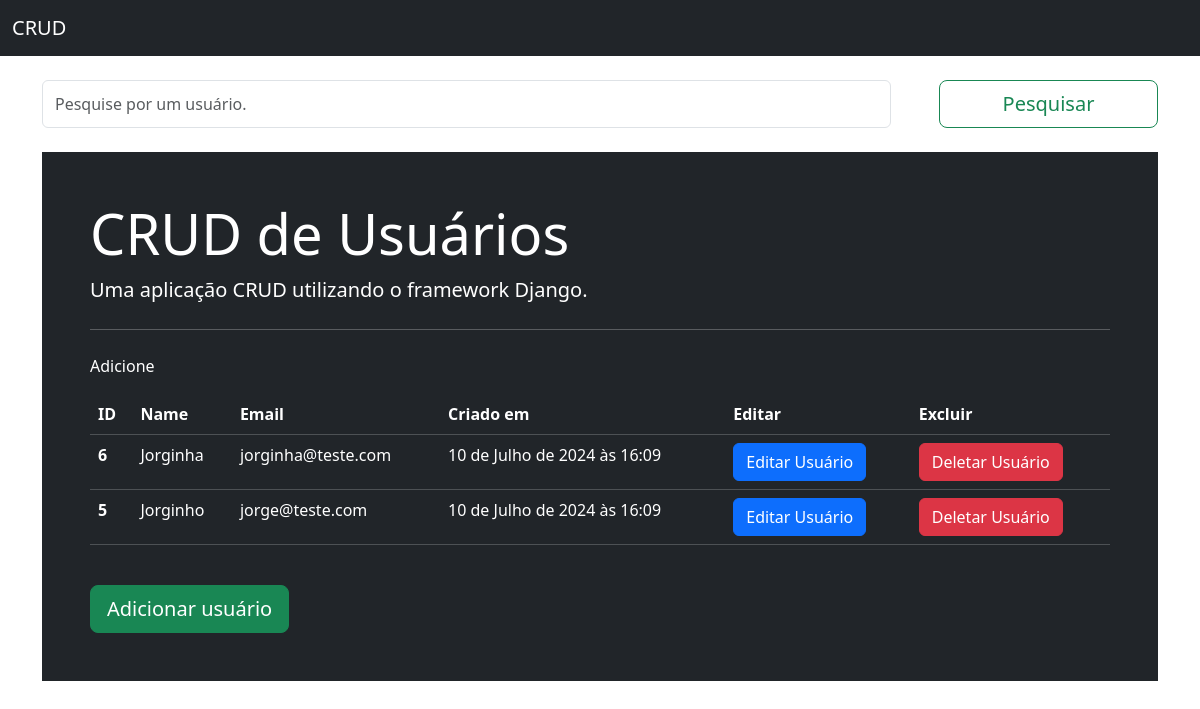
Before: /users/ with the older database file.
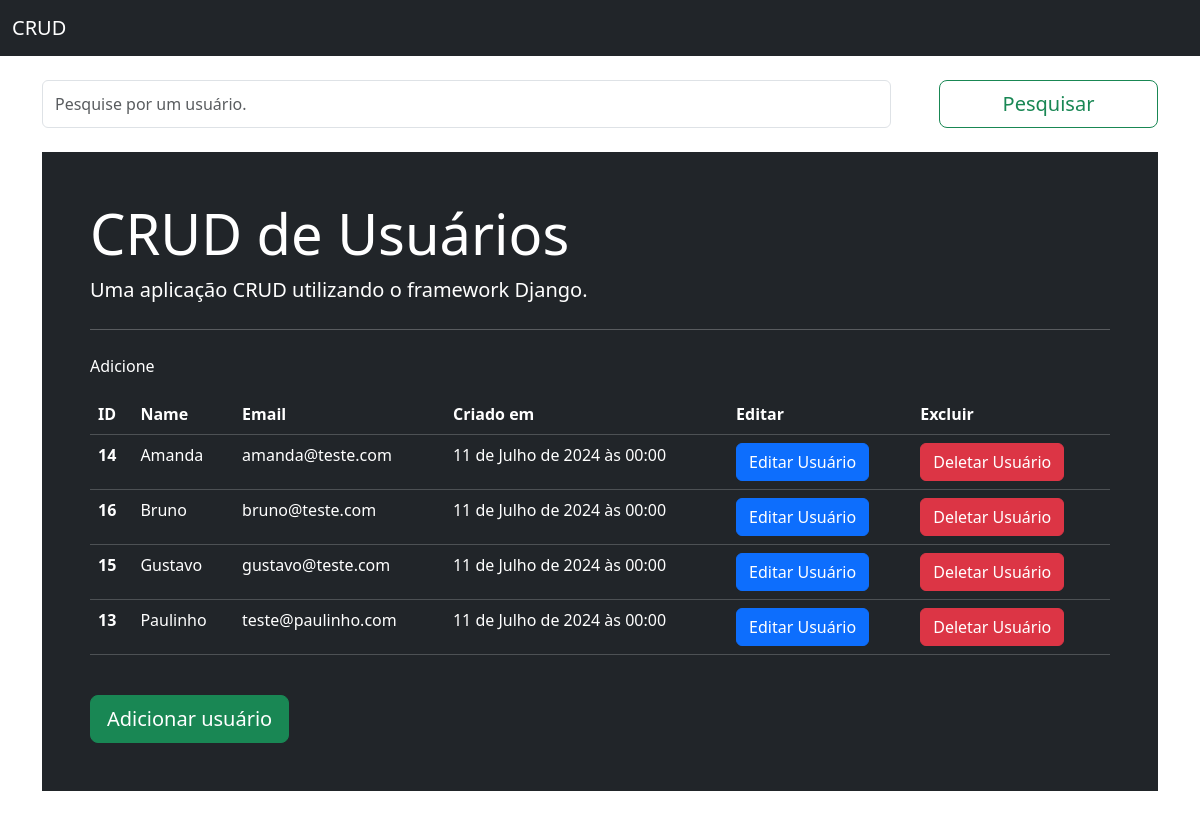
After: the same page with the newer database file.
### user/models.py (models this page shows, shortened)
class User(models.Model):
    name = models.CharField(max_length=200, null=False, blank=False)
    email = models.EmailField(max_length=255, null=False, blank=False)
    password = models.CharField(max_length=255)
    created_at = models.DateTimeField(default=datetime.now)

### user/views.py (the view)
# urls.py: path("", UsersListView.as_view(), name="home"),
class UsersListView(ListView):
    model = User
    template_name = 'users.html'
    context_object_name = 'usuarios'
    def get_queryset(self):
        users = super().get_queryset().order_by('name')
        search = self.request.GET.get('search')
        if search:
            users = users.filter(name__icontains=search)
        return users

### user/templates/users.html (shortened to what this page needs)
{% extends "base.html" %}
{% block content %}
<div class="container">
    <form class="d-flex pt-4" method="GET" action="{% url 'home' %}" role="search">
      <input class="form-control me-5" name="search" type="search" placeholder="Pesquise por um usuário." aria-label="Search">
      <button class="btn btn-outline-success btn-lg w-25" type="submit">Pesquisar</button>
    </form>
    <div class="jumbotron bg-dark p-5 my-4">
        <h1 class="display-4 text-white">CRUD de Usuários</h1>
        <p class="lead text-white">Uma aplicação CRUD utilizando o framework Django.</p>
        <hr class="my-4 text-white">
        <p class="text-white">Adicione</p>
        <table class="table table-dark">
            <thead>
              <tr>
                <th scope="col">ID</th>
                <th scope="col">Name</th>
                <th scope="col">Email</th>
                <th scope="col">Criado em</th>
                <th scope="col">Editar</th>
                <th scope="col">Excluir</th>
              </tr>
            </thead>
            <tbody>
                {% for usuario in usuarios %}
                    <tr>
                        <th scope="row">{{usuario.id}}</th>
                        <td>{{usuario.name}}</td>
                        <td>{{usuario.email}}</td>
                        <td>{{usuario.created_at}}</td>
                        <td>
                            <a href="{% url 'update_user' usuario.id %}">
                                <button class="btn btn-primary">Editar Usuário</button>
                            </a>
                        </td>
                        <td>
                            <a href="{% url 'delete_user' usuario.id %}">
                                <button class="btn btn-danger">Deletar Usuário</button>
                            </a>
                        </td>
                    </tr>
                {% empty %}
                    <tr>
                        <td>Não existe nenhum usuário ainda.</td>
                    </tr>
                {% endfor %}
            </tbody>
          </table>
        <a class="btn btn-success btn-lg mt-4" href="{% url 'new_user' %}" role="button">Adicionar usuário</a>
    </div>
</div>
{% endblock %}

### app/templates/base.html (shortened to what this page needs)
<!DOCTYPE html>
<html lang="pt-br">
<head>
  <link href="https://cdn.jsdelivr.net/npm/bootstrap@5.3.3/dist/css/bootstrap.min.css" rel="stylesheet">
</head>
<body>
  <nav class="navbar navbar-expand-lg navbar-dark bg-dark">
    <div class="container-fluid d-flex justify-content-between">
      <a class="navbar-brand" href="{% url 'home' %}">CRUD</a>
    </div>
  </nav>
  {% block content %}
  {% endblock %}
</body>
</html>

Changed rows visible on the page:
removed User: id "6", name "Jorginha", email "jorginha@teste.com", created_at "10 de Julho de 2024 às 16:09"
removed User: id "5", name "Jorginho", email "jorge@teste.com", created_at "10 de Julho de 2024 às 16:09"
added User: id "14", name "Amanda", email "amanda@teste.com", created_at "11 de Julho de 2024 às 00:00"
added User: id "16", name "Bruno", email "bruno@teste.com", created_at "11 de Julho de 2024 às 00:00"
added User: id "15", name "Gustavo", email "gustavo@teste.com", created_at "11 de Julho de 2024 às 00:00"
added User: id "13", name "Paulinho", email "teste@paulinho.com", created_at "11 de Julho de 2024 às 00:00"
